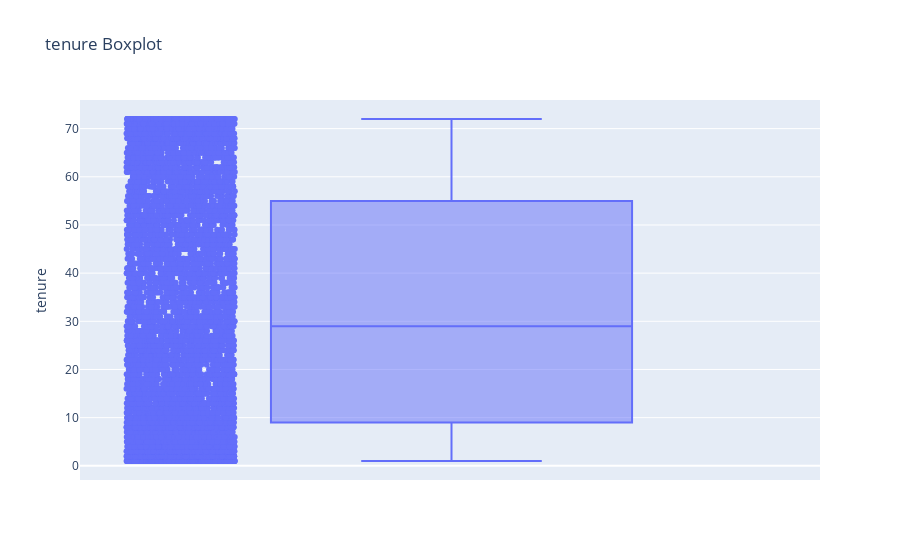
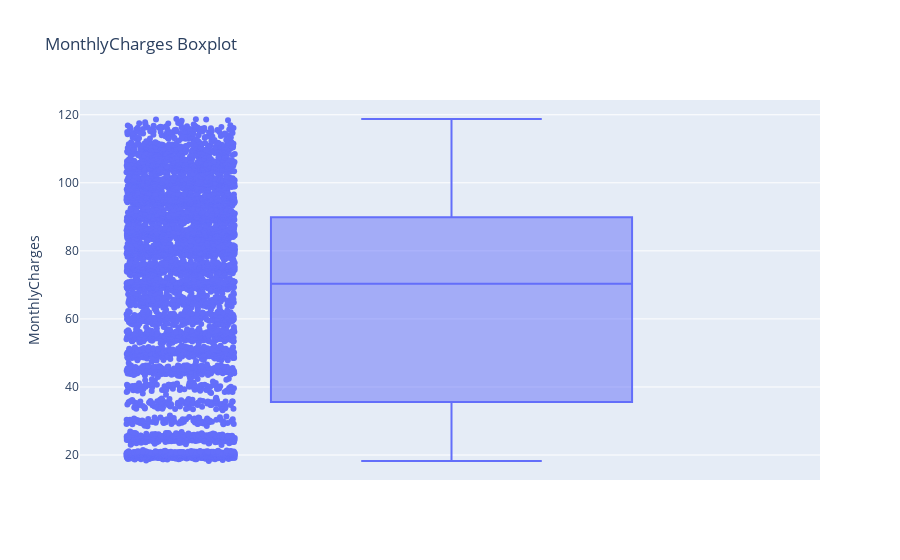
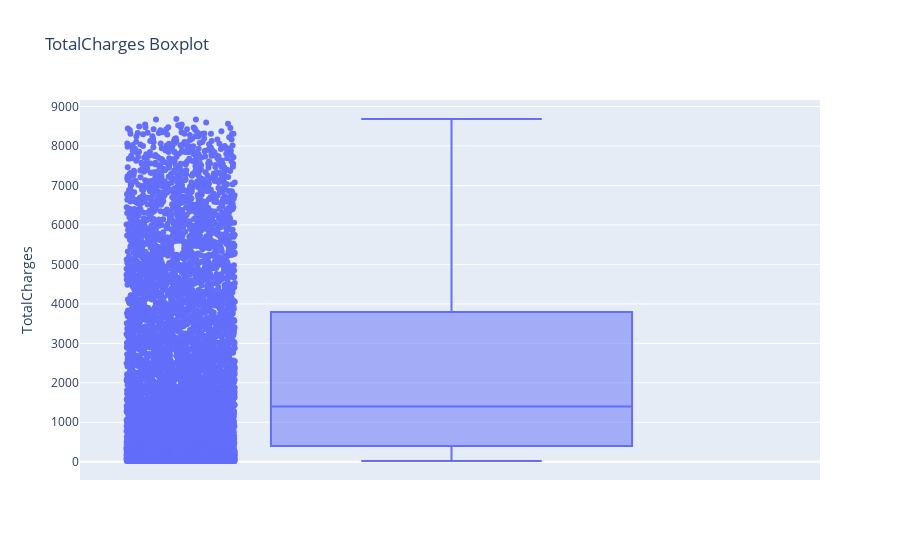

Notebook code cell kept with these figures, in order:
### Markdown cell above
# 5.Outlier Detection (Boxplots)

### Code cell
for col in numeric_cols:
    fig = px.box(cleaned_data, y=col, points="all", title=f'{col} Boxplot')
    fig.show()

### Figure 1 — Plotly figure (JSON) as saved in the notebook; plotly's stock layout.template omitted (floating-point values rounded to 4 significant figures; data arrays with more than 128 entries replaced by an {"elided": "..."} marker saying what was removed)
{"data": [{"alignmentgroup": "True", "boxpoints": "all", "hovertemplate": "tenure=%{y}<extra></extra>", "legendgroup": "", "marker": {"color": "#636efa"}, "name": "", "notched": false, "offsetgroup": "", "orientation": "v", "showlegend": false, "type": "box", "x0": " ", "xaxis": "x", "y": {"elided": "7032 int values"}, "y0": " ", "yaxis": "y"}], "layout": {"boxmode": "group", "legend": {"tracegroupgap": 0}, "title": {"text": "tenure Boxplot"}, "xaxis": {"anchor": "y", "domain": [0, 1]}, "yaxis": {"anchor": "x", "domain": [0, 1], "title": {"text": "tenure"}}}}

### Figure 2 — Plotly figure (JSON) as saved in the notebook; plotly's stock layout.template omitted (floating-point values rounded to 4 significant figures; data arrays with more than 128 entries replaced by an {"elided": "..."} marker saying what was removed)
{"data": [{"alignmentgroup": "True", "boxpoints": "all", "hovertemplate": "MonthlyCharges=%{y}<extra></extra>", "legendgroup": "", "marker": {"color": "#636efa"}, "name": "", "notched": false, "offsetgroup": "", "orientation": "v", "showlegend": false, "type": "box", "x0": " ", "xaxis": "x", "y": {"elided": "7032 float values"}, "y0": " ", "yaxis": "y"}], "layout": {"boxmode": "group", "legend": {"tracegroupgap": 0}, "title": {"text": "MonthlyCharges Boxplot"}, "xaxis": {"anchor": "y", "domain": [0, 1]}, "yaxis": {"anchor": "x", "domain": [0, 1], "title": {"text": "MonthlyCharges"}}}}

### Figure 3 — Plotly figure (JSON) as saved in the notebook; plotly's stock layout.template omitted (floating-point values rounded to 4 significant figures; data arrays with more than 128 entries replaced by an {"elided": "..."} marker saying what was removed)
{"data": [{"alignmentgroup": "True", "boxpoints": "all", "hovertemplate": "TotalCharges=%{y}<extra></extra>", "legendgroup": "", "marker": {"color": "#636efa"}, "name": "", "notched": false, "offsetgroup": "", "orientation": "v", "showlegend": false, "type": "box", "x0": " ", "xaxis": "x", "y": {"elided": "7032 float values"}, "y0": " ", "yaxis": "y"}], "layout": {"boxmode": "group", "legend": {"tracegroupgap": 0}, "title": {"text": "TotalCharges Boxplot"}, "xaxis": {"anchor": "y", "domain": [0, 1]}, "yaxis": {"anchor": "x", "domain": [0, 1], "title": {"text": "TotalCharges"}}}}
